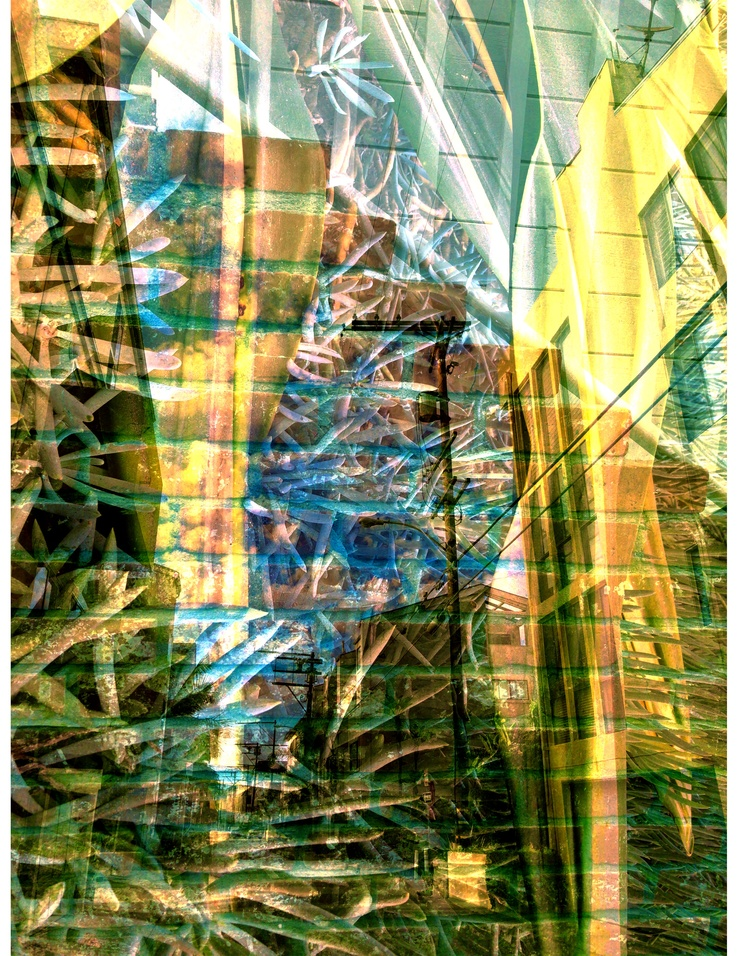
#> input picture Week_4/dx_succulent_bricks.jpg, 738 x 956 px, shrunk from 2550 x 3300 before the run
$ jupyter execute pillowy_goodness.ipynb
#> lines starting #> are read from the running program, lines starting #| are printed output that depends on the picture
import pillows

[cell 1]
import numpy as np
from PIL import Image

filename = 'dx_succulent_bricks.jpg'
with Image.open(filename) as img:
#> img is the input picture: PIL image 738x956 RGB; mean R, G, B 136.6, 139.5, 92.7
    img.load()

[cell 2]
type(img)
# img.show()
dim = img.size
#> dim = (738, 956)

type(dim)
x = dim[0]
#> x = 738
y = dim[1]
#> y = 956

thr = 0.33
sxt = 0.67
scale = [0, thr, sxt, 1]

[cell 3]
crop_matrix = [(int(scale[i]*x), int(scale[j]*y)) for i in range(len(scale)) for j in range(len(scale))]
print(crop_matrix)
#| [(0, 0), (0, 315), (0, 640), (0, 956), (243, 0), (243, 315), (243, 640), (243, 956), (494, 0), (494, 315), (494, 640), (494, 956), (738, 0), (738, 315), (738, 640), (738, 956)]
cropping_point_pairs = [(0,5), (1,6), (2, 7),
                        (4, 9), (5, 10), (6,11),
                        (8,13), (9,14), (10,15)]

crop_coords = [(crop_matrix[p[0]][0], crop_matrix[p[0]][1], crop_matrix[p[1]][0], crop_matrix[p[1]][1]) for p in cropping_point_pairs]

print(crop_coords)
#| [(0, 0, 243, 315), (0, 315, 243, 640), (0, 640, 243, 956), (243, 0, 494, 315), (243, 315, 494, 640), (243, 640, 494, 956), (494, 0, 738, 315), (494, 315, 738, 640), (494, 640, 738, 956)]
segments = [img.crop(i) for i in crop_coords]
#> segments = 9 items

segments[5].show()
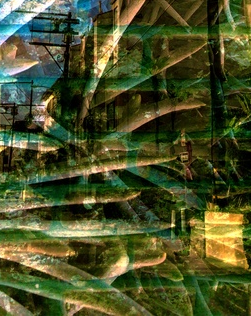
#> shown: PIL image 251x316 RGB; mean R, G, B 74, 80.9, 41
